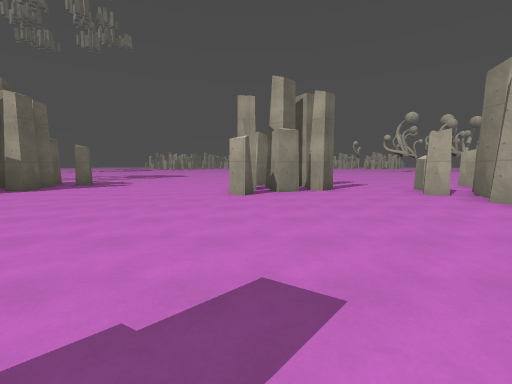
view 1 (above)

16 first-person views from a walk through a 3-D level made in the Godot game engine. The camera is 1.5 m above the floor, tilts 6° down and sees 90° across. The floor is counted in squares, 2 m on a side. Each view is taken from the middle of a square. On the plan, view 1 faces up. The plan holds only what a view shows up to about 9 squares ahead; the rest is blank. The place goes on beyond the plan. Characters and animated objects are left out. Surface patterns are stand-ins for the level's own textures.

view 2
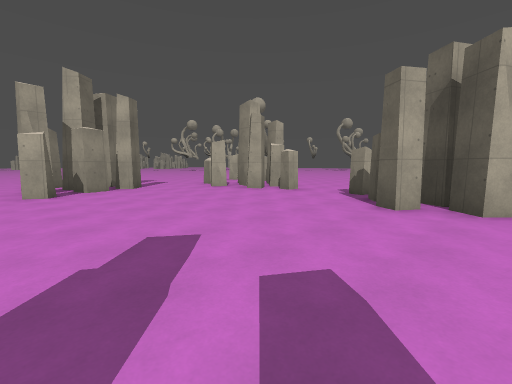

view 3
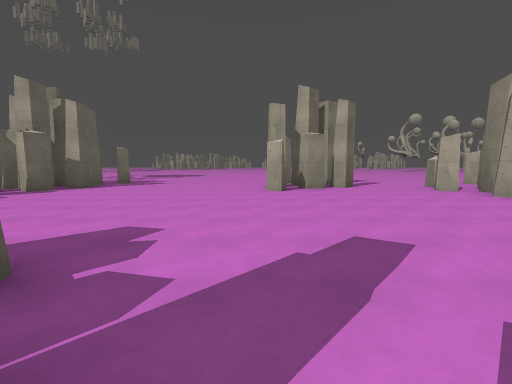

view 4
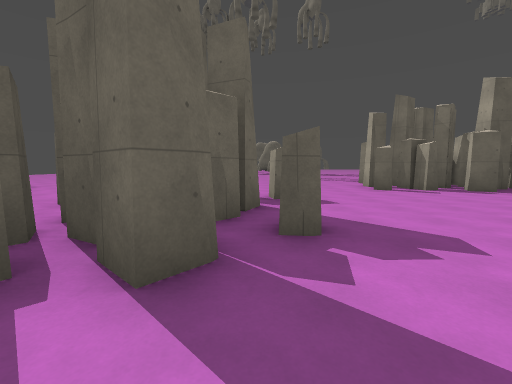

view 5
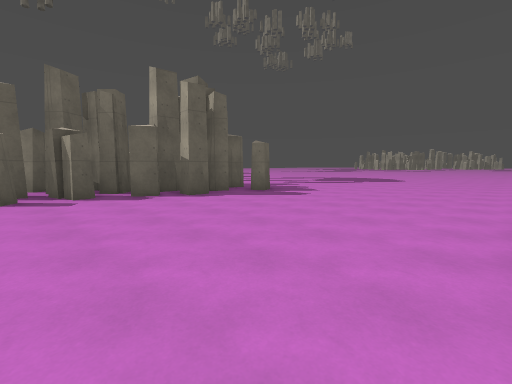

view 6
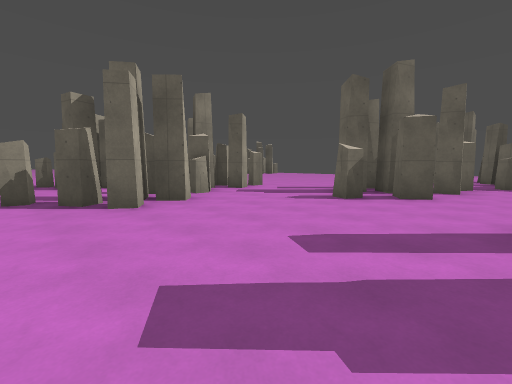

view 7
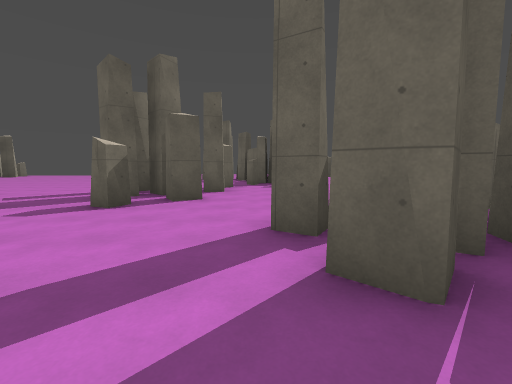

view 8
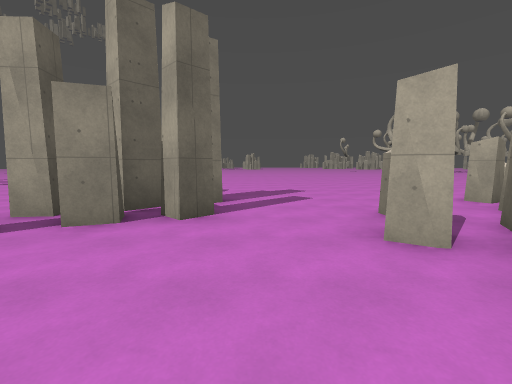

view 9
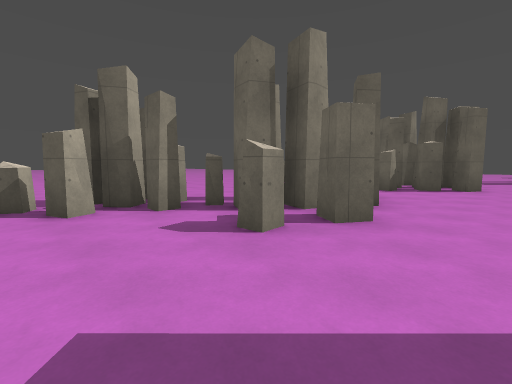

view 10
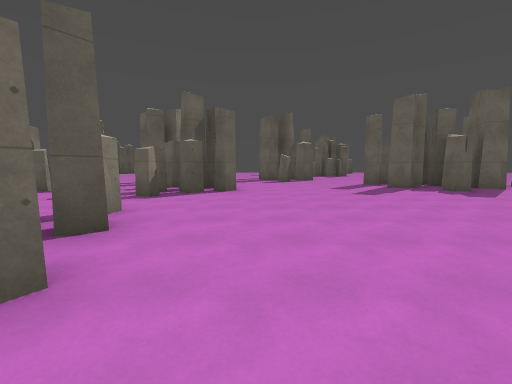

view 11
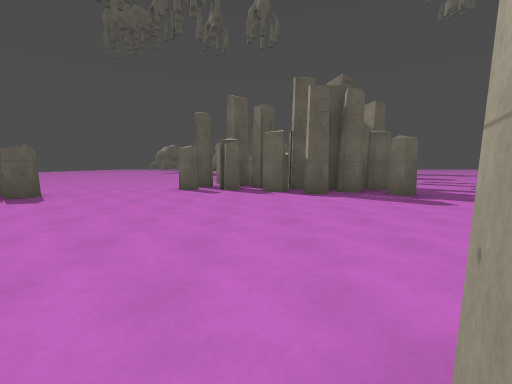

view 12
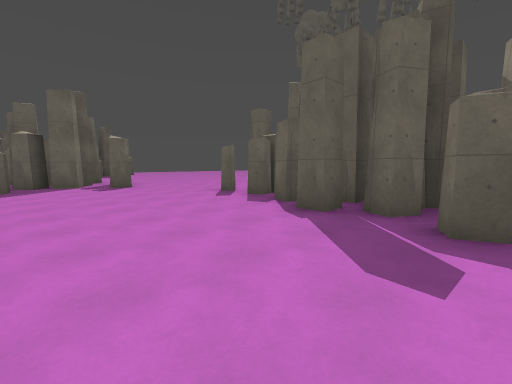

view 13
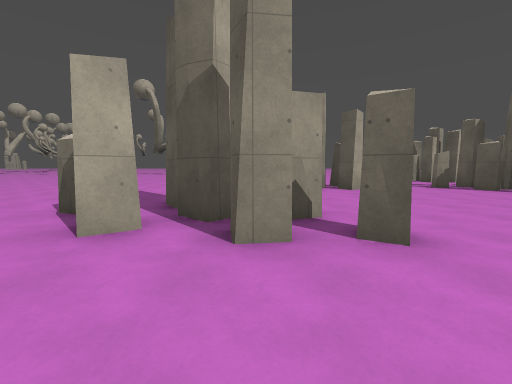

view 14
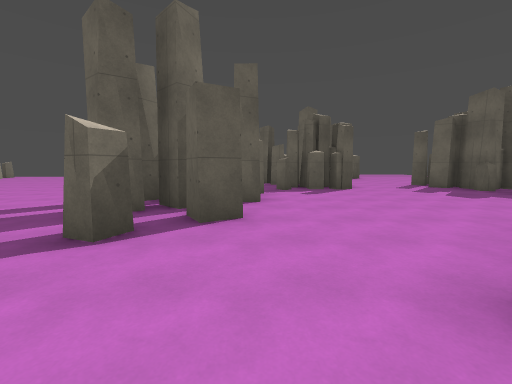

view 15
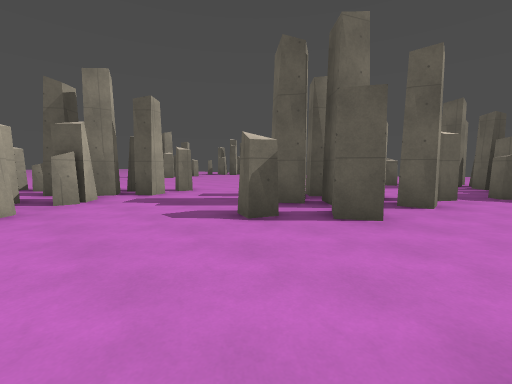

view 16
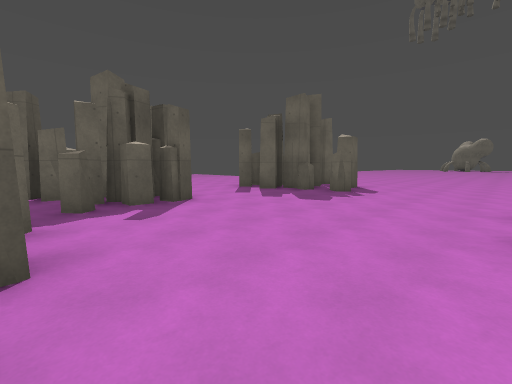

### Floor plan
Key: @ floor where view 1 was taken; # wall or solid block; . floor.
Columns run from 11 left of view 1 to 11 right of it. Each row starts with its distance up from view 1.
 10   # ##.....##......##
  9   # #.......##.....##..
  8  ####......###....###
  7  ####......##...###..
  6  ##..............# ...
  5 ####............##  ..
  4   ##............#..
  3   .................
  2   ..............#...
  1   ...#..#.......##...#
  0   ....#....@...##..###
 -1   .. #####.....###. #
 -2       ####......#####
 -3       #.#........##
 -4 .............#...##
 -5 ............##...#.
 -6  ..........###....
 -7   ..........## ....
 -8    ##......#.   ...
 -9    ##...###..    ...
-10     ##..###.      ..
-11      #.. ##.
-12           ##
-13            #

Positions as (right, up) in squares from view 1, and headings:
1: (0, 0), facing up
2: (-1, -1), facing up-right
3: (-1, -1), facing up
4: (0, 0), facing left
5: (-1, 4), facing up-left
6: (-1, 2), facing down-right
7: (-1, 1), facing down
8: (3, 4), facing up
9: (3, 10), facing down-right
10: (3, 8), facing down
11: (0, 6), facing left
12: (-3, 10), facing down-left
13: (-3, 8), facing right
14: (0, -1), facing down
15: (-1, -1), facing down-right
16: (0, -4), facing down-left
